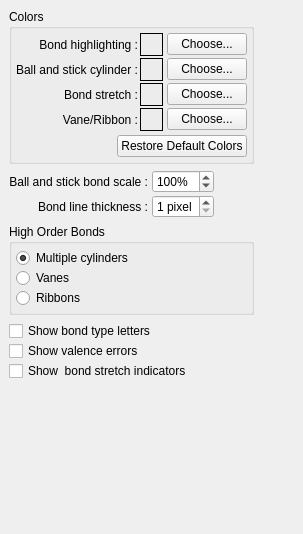
         <widget class="QWidget" name="Bonds" >
          <layout class="QGridLayout" >
           <property name="margin" >
            <number>9</number>
           </property>
           <property name="spacing" >
            <number>6</number>
           </property>
           <item row="0" column="1" >
            <spacer>
             <property name="orientation" >
              <enum>Qt::Horizontal</enum>
             </property>
             <property name="sizeHint" >
              <size>
               <width>40</width>
               <height>20</height>
              </size>
             </property>
            </spacer>
           </item>
           <item row="0" column="0" >
            <layout class="QVBoxLayout" >
             <property name="margin" >
              <number>0</number>
             </property>
             <property name="spacing" >
              <number>6</number>
             </property>
             <item>
              <widget class="QGroupBox" name="groupBox4" >
               <property name="title" >
                <string>Colors</string>
               </property>
               <layout class="QVBoxLayout" >
                <property name="margin" >
                 <number>4</number>
                </property>
                <property name="spacing" >
                 <number>4</number>
                </property>
                <item>
                 <layout class="QGridLayout" >
                  <property name="margin" >
                   <number>0</number>
                  </property>
                  <property name="spacing" >
                   <number>2</number>
                  </property>
                  <item row="0" column="0" >
                   <widget class="QLabel" name="textLabel3_2" >
                    <property name="sizePolicy" >
                     <sizepolicy>
                      <hsizetype>5</hsizetype>
                      <vsizetype>5</vsizetype>
                      <horstretch>0</horstretch>
                      <verstretch>0</verstretch>
                     </sizepolicy>
                    </property>
                    <property name="text" >
                     <string>Bond highlighting :</string>
                    </property>
                    <property name="alignment" >
                     <set>Qt::AlignRight|Qt::AlignTrailing|Qt::AlignVCenter</set>
                    </property>
                   </widget>
                  </item>
                  <item row="2" column="1" >
                   <layout class="QHBoxLayout" >
                    <property name="margin" >
                     <number>0</number>
                    </property>
                    <property name="spacing" >
                     <number>4</number>
                    </property>
                    <item>
                     <widget class="QFrame" name="bond_stretch_color_frame" >
                      <property name="minimumSize" >
                       <size>
                        <width>23</width>
                        <height>23</height>
                       </size>
                      </property>
                      <property name="maximumSize" >
                       <size>
                        <width>23</width>
                        <height>23</height>
                       </size>
                      </property>
                      <property name="frameShape" >
                       <enum>QFrame::Box</enum>
                      </property>
                      <property name="frameShadow" >
                       <enum>QFrame::Plain</enum>
                      </property>
                     </widget>
                    </item>
                    <item>
                     <widget class="QPushButton" name="bond_stretch_color_btn" >
                      <property name="text" >
                       <string>Choose...</string>
                      </property>
                      <property name="autoDefault" >
                       <bool>false</bool>
                      </property>
                      <property name="default" >
                       <bool>false</bool>
                      </property>
                     </widget>
                    </item>
                   </layout>
                  </item>
                  <item row="0" column="1" >
                   <layout class="QHBoxLayout" >
                    <property name="margin" >
                     <number>0</number>
                    </property>
                    <property name="spacing" >
                     <number>4</number>
                    </property>
                    <item>
                     <widget class="QFrame" name="bond_hilite_color_frame" >
                      <property name="minimumSize" >
                       <size>
                        <width>23</width>
                        <height>23</height>
                       </size>
                      </property>
                      <property name="maximumSize" >
                       <size>
                        <width>23</width>
                        <height>23</height>
                       </size>
                      </property>
                      <property name="frameShape" >
                       <enum>QFrame::Box</enum>
                      </property>
                      <property name="frameShadow" >
                       <enum>QFrame::Plain</enum>
                      </property>
                     </widget>
                    </item>
                    <item>
                     <widget class="QPushButton" name="bond_hilite_color_btn" >
                      <property name="text" >
                       <string>Choose...</string>
                      </property>
                      <property name="autoDefault" >
                       <bool>false</bool>
                      </property>
                     </widget>
                    </item>
                   </layout>
                  </item>
                  <item row="3" column="0" >
                   <widget class="QLabel" name="textLabel3_3" >
                    <property name="text" >
                     <string>Vane/Ribbon :</string>
                    </property>
                    <property name="alignment" >
                     <set>Qt::AlignRight|Qt::AlignTrailing|Qt::AlignVCenter</set>
                    </property>
                   </widget>
                  </item>
                  <item row="1" column="1" >
                   <layout class="QHBoxLayout" >
                    <property name="margin" >
                     <number>0</number>
                    </property>
                    <property name="spacing" >
                     <number>4</number>
                    </property>
                    <item>
                     <widget class="QFrame" name="ballstick_bondcolor_frame" >
                      <property name="minimumSize" >
                       <size>
                        <width>23</width>
                        <height>23</height>
                       </size>
                      </property>
                      <property name="maximumSize" >
                       <size>
                        <width>23</width>
                        <height>23</height>
                       </size>
                      </property>
                      <property name="frameShape" >
                       <enum>QFrame::Box</enum>
                      </property>
                      <property name="frameShadow" >
                       <enum>QFrame::Plain</enum>
                      </property>
                     </widget>
                    </item>
                    <item>
                     <widget class="QPushButton" name="ballstick_bondcolor_btn" >
                      <property name="text" >
                       <string>Choose...</string>
                      </property>
                      <property name="autoDefault" >
                       <bool>false</bool>
                      </property>
                     </widget>
                    </item>
                   </layout>
                  </item>
                  <item row="1" column="0" >
                   <widget class="QLabel" name="textLabel3" >
                    <property name="text" >
                     <string>Ball and stick cylinder :</string>
                    </property>
                    <property name="alignment" >
                     <set>Qt::AlignRight|Qt::AlignTrailing|Qt::AlignVCenter</set>
                    </property>
                   </widget>
                  </item>
                  <item row="2" column="0" >
                   <widget class="QLabel" name="textLabel3_2_2" >
                    <property name="sizePolicy" >
                     <sizepolicy>
                      <hsizetype>5</hsizetype>
                      <vsizetype>5</vsizetype>
                      <horstretch>0</horstretch>
                      <verstretch>0</verstretch>
                     </sizepolicy>
                    </property>
                    <property name="minimumSize" >
                     <size>
                      <width>0</width>
                      <height>0</height>
                     </size>
                    </property>
                    <property name="text" >
                     <string>Bond stretch :</string>
                    </property>
                    <property name="alignment" >
                     <set>Qt::AlignRight|Qt::AlignTrailing|Qt::AlignVCenter</set>
                    </property>
                   </widget>
                  </item>
                  <item row="3" column="1" >
                   <layout class="QHBoxLayout" >
                    <property name="margin" >
                     <number>0</number>
                    </property>
                    <property name="spacing" >
                     <number>4</number>
                    </property>
                    <item>
                     <widget class="QFrame" name="bond_vane_color_frame" >
                      <property name="minimumSize" >
                       <size>
                        <width>23</width>
                        <height>23</height>
                       </size>
                      </property>
                      <property name="maximumSize" >
                       <size>
                        <width>23</width>
                        <height>23</height>
                       </size>
                      </property>
                      <property name="frameShape" >
                       <enum>QFrame::Box</enum>
                      </property>
                      <property name="frameShadow" >
                       <enum>QFrame::Plain</enum>
                      </property>
                     </widget>
                    </item>
                    <item>
                     <widget class="QPushButton" name="bond_vane_color_btn" >
                      <property name="text" >
                       <string>Choose...</string>
                      </property>
                      <property name="autoDefault" >
                       <bool>false</bool>
                      </property>
                     </widget>
                    </item>
                   </layout>
                  </item>
                 </layout>
                </item>
                <item>
                 <layout class="QHBoxLayout" >
                  <property name="margin" >
                   <number>0</number>
                  </property>
                  <property name="spacing" >
                   <number>6</number>
                  </property>
                  <item>
                   <spacer>
                    <property name="orientation" >
                     <enum>Qt::Horizontal</enum>
                    </property>
                    <property name="sizeType" >
                     <enum>QSizePolicy::Expanding</enum>
                    </property>
                    <property name="sizeHint" >
                     <size>
                      <width>20</width>
                      <height>20</height>
                     </size>
                    </property>
                   </spacer>
                  </item>
                  <item>
                   <widget class="QPushButton" name="reset_bond_colors_btn" >
                    <property name="text" >
                     <string>Restore Default Colors</string>
                    </property>
                    <property name="autoDefault" >
                     <bool>false</bool>
                    </property>
                   </widget>
                  </item>
                 </layout>
                </item>
               </layout>
              </widget>
             </item>
             <item>
              <layout class="QHBoxLayout" >
               <property name="margin" >
                <number>0</number>
               </property>
               <property name="spacing" >
                <number>4</number>
               </property>
               <item>
                <layout class="QVBoxLayout" >
                 <property name="margin" >
                  <number>0</number>
                 </property>
                 <property name="spacing" >
                  <number>2</number>
                 </property>
                 <item>
                  <widget class="QLabel" name="textLabel1_3" >
                   <property name="toolTip" >
                    <string>Set scale (size) factor for the cylinder representing bonds in Ball and Stick display mode</string>
                   </property>
                   <property name="text" >
                    <string>Ball and stick bond scale :</string>
                   </property>
                   <property name="alignment" >
                    <set>Qt::AlignRight|Qt::AlignTrailing|Qt::AlignVCenter</set>
                   </property>
                  </widget>
                 </item>
                 <item>
                  <widget class="QLabel" name="textLabel1" >
                   <property name="toolTip" >
                    <string>Bond thickness (in pixels) for Lines Display Mode</string>
                   </property>
                   <property name="text" >
                    <string>Bond line thickness :</string>
                   </property>
                   <property name="alignment" >
                    <set>Qt::AlignRight|Qt::AlignTrailing|Qt::AlignVCenter</set>
                   </property>
                  </widget>
                 </item>
                </layout>
               </item>
               <item>
                <layout class="QVBoxLayout" >
                 <property name="margin" >
                  <number>0</number>
                 </property>
                 <property name="spacing" >
                  <number>2</number>
                 </property>
                 <item>
                  <widget class="QSpinBox" name="cpk_cylinder_rad_spinbox" >
                   <property name="toolTip" >
                    <string>Set scale (size) factor for the cylinder representing bonds in Ball and Stick display mode</string>
                   </property>
                   <property name="suffix" >
                    <string>%</string>
                   </property>
                   <property name="maximum" >
                    <number>400</number>
                   </property>
                   <property name="minimum" >
                    <number>50</number>
                   </property>
                   <property name="value" >
                    <number>100</number>
                   </property>
                  </widget>
                 </item>
                 <item>
                  <widget class="QSpinBox" name="bond_line_thickness_spinbox" >
                   <property name="toolTip" >
                    <string>Bond thickness (in pixels) for Lines Display Mode</string>
                   </property>
                   <property name="suffix" >
                    <string> pixel</string>
                   </property>
                   <property name="maximum" >
                    <number>4</number>
                   </property>
                   <property name="minimum" >
                    <number>1</number>
                   </property>
                  </widget>
                 </item>
                </layout>
               </item>
               <item>
                <spacer>
                 <property name="orientation" >
                  <enum>Qt::Horizontal</enum>
                 </property>
                 <property name="sizeType" >
                  <enum>QSizePolicy::Expanding</enum>
                 </property>
                 <property name="sizeHint" >
                  <size>
                   <width>16</width>
                   <height>20</height>
                  </size>
                 </property>
                </spacer>
               </item>
              </layout>
             </item>
             <item>
              <widget class="QGroupBox" name="high_order_bond_display_groupbox" >
               <property name="title" >
                <string>High Order Bonds</string>
               </property>
               <layout class="QVBoxLayout" >
                <property name="margin" >
                 <number>4</number>
                </property>
                <property name="spacing" >
                 <number>0</number>
                </property>
                <item>
                 <widget class="QRadioButton" name="multCyl_radioButton" >
                  <property name="toolTip" >
                   <string>Display high order bonds using multiple cylinders</string>
                  </property>
                  <property name="text" >
                   <string>Multiple cylinders</string>
                  </property>
                  <property name="checked" >
                   <bool>true</bool>
                  </property>
                 </widget>
                </item>
                <item>
                 <widget class="QRadioButton" name="vanes_radioButton" >
                  <property name="toolTip" >
                   <string>Display pi systems in high order bonds as Vanes</string>
                  </property>
                  <property name="text" >
                   <string>Vanes</string>
                  </property>
                 </widget>
                </item>
                <item>
                 <widget class="QRadioButton" name="ribbons_radioButton" >
                  <property name="toolTip" >
                   <string>Display pi systems in high order bonds as Ribbons</string>
                  </property>
                  <property name="text" >
                   <string>Ribbons</string>
                  </property>
                 </widget>
                </item>
               </layout>
              </widget>
             </item>
             <item>
              <layout class="QVBoxLayout" >
               <property name="margin" >
                <number>0</number>
               </property>
               <property name="spacing" >
                <number>0</number>
               </property>
               <item>
                <widget class="QCheckBox" name="show_bond_labels_checkbox" >
                 <property name="toolTip" >
                  <string>Display Bond Type Label</string>
                 </property>
                 <property name="text" >
                  <string>Show bond type letters</string>
                 </property>
                </widget>
               </item>
               <item>
                <widget class="QCheckBox" name="show_valence_errors_checkbox" >
                 <property name="toolTip" >
                  <string>Enable/Disable Valence Error Checker</string>
                 </property>
                 <property name="text" >
                  <string>Show valence errors</string>
                 </property>
                </widget>
               </item>
               <item>
                <widget class="QCheckBox" name="showBondStretchIndicators_checkBox" >
                 <property name="toolTip" >
                  <string>Enable/Disable Display of Bond Stretch Indicators</string>
                 </property>
                 <property name="text" >
                  <string>Show  bond stretch indicators</string>
                 </property>
                </widget>
               </item>
              </layout>
             </item>
             <item>
              <spacer>
               <property name="orientation" >
                <enum>Qt::Vertical</enum>
               </property>
               <property name="sizeType" >
                <enum>QSizePolicy::Expanding</enum>
               </property>
               <property name="sizeHint" >
                <size>
                 <width>20</width>
                 <height>144</height>
                </size>
               </property>
              </spacer>
             </item>
            </layout>
           </item>
          </layout>
         </widget>
